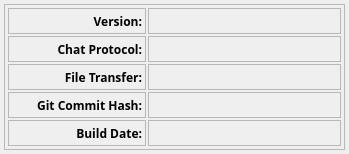
<?xml version="1.0" encoding="UTF-8"?>
<ui version="4.0">
 <class>About</class>
 <widget class="QDialog" name="About">
  <property name="enabled">
   <bool>true</bool>
  </property>
  <property name="geometry">
   <rect>
    <x>0</x>
    <y>0</y>
     <width>349</width>
     <height>154</height>
    </rect>
   </property>
   <property name="sizePolicy">
    <sizepolicy hsizetype="MinimumExpanding" vsizetype="MinimumExpanding">
     <horstretch>0</horstretch>
     <verstretch>0</verstretch>
    </sizepolicy>
   </property>
   <property name="minimumSize">
    <size>
     <width>349</width>
     <height>154</height>
    </size>
   </property>
   <property name="maximumSize">
    <size>
     <width>349</width>
     <height>154</height>
    </size>
   </property>
  <property name="sizeIncrement">
   <size>
    <width>0</width>
    <height>0</height>
   </size>
  </property>
  <property name="font">
   <font>
    <pointsize>9</pointsize>
   </font>
  </property>
  <property name="windowTitle">
   <string>About I2PChat</string>
  </property>
  <property name="windowIcon">
   <iconset resource="resourcen.qrc">
    <normaloff>:/icons/about.svg</normaloff>:/icons/about.svg</iconset>
  </property>
  <property name="locale">
   <locale language="English" country="UnitedStates"/>
  </property>
  <property name="modal">
   <bool>false</bool>
  </property>
  <widget class="QFrame" name="frame">
   <property name="geometry">
    <rect>
     <x>4</x>
     <y>4</y>
    <width>341</width>
    <height>146</height>
   </rect>
  </property>
  <property name="minimumSize">
   <size>
    <width>341</width>
    <height>146</height>
   </size>
  </property>
  <property name="maximumSize">
   <size>
    <width>341</width>
    <height>146</height>
   </size>
  </property>
   <property name="frameShape">
    <enum>QFrame::StyledPanel</enum>
   </property>
   <property name="frameShadow">
    <enum>QFrame::Raised</enum>
   </property>
   <widget class="QWidget" name="layoutWidget1">
    <property name="geometry">
     <rect>
      <x>4</x>
      <y>4</y>
      <width>333</width>
      <height>140</height>
     </rect>
    </property>
    <layout class="QGridLayout" name="gridLayout_2" columnstretch="0,10">
     <property name="sizeConstraint">
      <enum>QLayout::SetMaximumSize</enum>
     </property>
     <property name="spacing">
      <number>2</number>
     </property>
     <item row="0" column="0" alignment="Qt::AlignRight">
      <widget class="QLabel" name="label">
       <property name="minimumSize">
        <size>
         <width>138</width>
         <height>26</height>
        </size>
       </property>
       <property name="maximumSize">
        <size>
         <width>138</width>
         <height>26</height>
        </size>
       </property>
       <property name="baseSize">
        <size>
         <width>100</width>
         <height>0</height>
        </size>
       </property>
       <property name="font">
        <font>
         <family>Sans Serif</family>
         <pointsize>9</pointsize>
         <weight>75</weight>
         <bold>true</bold>
        </font>
       </property>
       <property name="autoFillBackground">
        <bool>true</bool>
       </property>
       <property name="frameShape">
        <enum>QFrame::StyledPanel</enum>
       </property>
       <property name="frameShadow">
        <enum>QFrame::Raised</enum>
       </property>
       <property name="text">
        <string>Version:</string>
       </property>
       <property name="alignment">
        <set>Qt::AlignRight|Qt::AlignTrailing|Qt::AlignVCenter</set>
       </property>
       <property name="margin">
        <number>4</number>
       </property>
      </widget>
     </item>
     <item row="0" column="1">
      <widget class="QLabel" name="label_9">
       <property name="minimumSize">
        <size>
         <width>0</width>
         <height>26</height>
        </size>
       </property>
       <property name="maximumSize">
        <size>
         <width>16777215</width>
         <height>26</height>
        </size>
       </property>
       <property name="autoFillBackground">
        <bool>true</bool>
       </property>
       <property name="frameShape">
        <enum>QFrame::StyledPanel</enum>
       </property>
       <property name="frameShadow">
        <enum>QFrame::Raised</enum>
       </property>
       <property name="text">
        <string>&lt;app version&gt;</string>
       </property>
       <property name="margin">
        <number>4</number>
       </property>
      </widget>
     </item>
     <item row="1" column="0" alignment="Qt::AlignRight">
      <widget class="QLabel" name="label_2">
       <property name="minimumSize">
        <size>
         <width>138</width>
         <height>26</height>
        </size>
       </property>
       <property name="maximumSize">
        <size>
         <width>138</width>
         <height>26</height>
        </size>
       </property>
       <property name="baseSize">
        <size>
         <width>100</width>
         <height>0</height>
        </size>
       </property>
       <property name="font">
        <font>
         <family>Sans Serif</family>
         <pointsize>9</pointsize>
         <weight>75</weight>
         <bold>true</bold>
        </font>
       </property>
       <property name="autoFillBackground">
        <bool>true</bool>
       </property>
       <property name="frameShape">
        <enum>QFrame::StyledPanel</enum>
       </property>
       <property name="frameShadow">
        <enum>QFrame::Raised</enum>
       </property>
       <property name="text">
        <string>Chat Protocol:</string>
       </property>
       <property name="alignment">
        <set>Qt::AlignRight|Qt::AlignTrailing|Qt::AlignVCenter</set>
       </property>
       <property name="margin">
        <number>4</number>
       </property>
      </widget>
     </item>
     <item row="2" column="0" alignment="Qt::AlignRight">
      <widget class="QLabel" name="label_6">
       <property name="minimumSize">
        <size>
         <width>138</width>
         <height>26</height>
        </size>
       </property>
       <property name="maximumSize">
        <size>
         <width>138</width>
         <height>26</height>
        </size>
       </property>
       <property name="baseSize">
        <size>
         <width>120</width>
         <height>0</height>
        </size>
       </property>
       <property name="font">
        <font>
         <family>Sans Serif</family>
         <pointsize>9</pointsize>
         <weight>75</weight>
         <bold>true</bold>
        </font>
       </property>
       <property name="autoFillBackground">
        <bool>true</bool>
       </property>
       <property name="frameShape">
        <enum>QFrame::StyledPanel</enum>
       </property>
       <property name="frameShadow">
        <enum>QFrame::Raised</enum>
       </property>
       <property name="text">
        <string>File Transfer:</string>
       </property>
       <property name="alignment">
        <set>Qt::AlignRight|Qt::AlignTrailing|Qt::AlignVCenter</set>
       </property>
       <property name="margin">
        <number>4</number>
       </property>
      </widget>
     </item>

     <item row="2" column="1">
      <widget class="QLabel" name="label_supportedVersion">
       <property name="minimumSize">
        <size>
         <width>0</width>
         <height>26</height>
        </size>
       </property>
       <property name="maximumSize">
        <size>
         <width>16777215</width>
         <height>26</height>
        </size>
       </property>
       <property name="autoFillBackground">
        <bool>true</bool>
       </property>
       <property name="frameShape">
        <enum>QFrame::StyledPanel</enum>
       </property>
       <property name="frameShadow">
        <enum>QFrame::Raised</enum>
       </property>
       <property name="text">
        <string>&lt;protocol values&gt;</string>
       </property>
       <property name="margin">
        <number>4</number>
       </property>
      </widget>
     </item>
     <item row="1" column="1">
      <widget class="QLabel" name="label_10">
       <property name="minimumSize">
        <size>
         <width>0</width>
         <height>26</height>
        </size>
       </property>
       <property name="maximumSize">
        <size>
         <width>16777215</width>
         <height>26</height>
        </size>
       </property>
       <property name="autoFillBackground">
        <bool>true</bool>
       </property>
       <property name="frameShape">
        <enum>QFrame::StyledPanel</enum>
       </property>
       <property name="frameShadow">
        <enum>QFrame::Raised</enum>
       </property>
       <property name="text">
        <string>&lt;protocol version&gt;</string>
       </property>
       <property name="margin">
        <number>4</number>
       </property>
      </widget>
     </item>
      <item row="4" column="1">
       <widget class="QLabel" name="label_dateCompile">
       <property name="minimumSize">
        <size>
         <width>0</width>
         <height>26</height>
        </size>
       </property>
       <property name="maximumSize">
        <size>
         <width>16777215</width>
         <height>26</height>
        </size>
       </property>
       <property name="autoFillBackground">
        <bool>true</bool>
       </property>
       <property name="frameShape">
        <enum>QFrame::StyledPanel</enum>
       </property>
       <property name="frameShadow">
        <enum>QFrame::Raised</enum>
       </property>
       <property name="text">
        <string>&lt;date built&gt;</string>
       </property>
       <property name="margin">
        <number>4</number>
       </property>
      </widget>
     </item>
      <item row="3" column="0" alignment="Qt::AlignRight">
       <widget class="QLabel" name="label_7">
       <property name="minimumSize">
        <size>
         <width>138</width>
         <height>26</height>
        </size>
       </property>
       <property name="maximumSize">
        <size>
         <width>138</width>
         <height>26</height>
        </size>
       </property>
       <property name="baseSize">
        <size>
         <width>100</width>
         <height>0</height>
        </size>
       </property>
       <property name="font">
        <font>
         <family>Sans Serif</family>
         <pointsize>9</pointsize>
         <weight>75</weight>
         <bold>true</bold>
        </font>
       </property>
       <property name="autoFillBackground">
        <bool>true</bool>
       </property>
       <property name="frameShape">
        <enum>QFrame::StyledPanel</enum>
       </property>
       <property name="frameShadow">
        <enum>QFrame::Raised</enum>
       </property>
       <property name="text">
        <string>Git Commit Hash:</string>
       </property>
       <property name="alignment">
        <set>Qt::AlignRight|Qt::AlignTrailing|Qt::AlignVCenter</set>
       </property>
       <property name="margin">
        <number>4</number>
       </property>
      </widget>
     </item>
      <item row="4" column="0" alignment="Qt::AlignRight">
       <widget class="QLabel" name="label_3">
       <property name="minimumSize">
        <size>
         <width>138</width>
         <height>26</height>
        </size>
       </property>
       <property name="maximumSize">
        <size>
         <width>138</width>
         <height>26</height>
        </size>
       </property>
       <property name="baseSize">
        <size>
         <width>100</width>
         <height>0</height>
        </size>
       </property>
       <property name="font">
        <font>
         <family>Sans Serif</family>
         <pointsize>9</pointsize>
         <weight>75</weight>
         <bold>true</bold>
        </font>
       </property>
       <property name="autoFillBackground">
        <bool>true</bool>
       </property>
       <property name="frameShape">
        <enum>QFrame::StyledPanel</enum>
       </property>
       <property name="frameShadow">
        <enum>QFrame::Raised</enum>
       </property>
       <property name="text">
        <string>Build Date:</string>
       </property>
       <property name="alignment">
        <set>Qt::AlignRight|Qt::AlignTrailing|Qt::AlignVCenter</set>
       </property>
       <property name="margin">
        <number>4</number>
       </property>
      </widget>
     </item>
      <item row="3" column="1">
       <widget class="QLabel" name="gitCommitHashTextBrowser">
       <property name="minimumSize">
        <size>
         <width>0</width>
         <height>26</height>
        </size>
       </property>
       <property name="maximumSize">
        <size>
         <width>16777215</width>
         <height>26</height>
        </size>
       </property>
       <property name="autoFillBackground">
        <bool>true</bool>
       </property>
       <property name="frameShape">
        <enum>QFrame::StyledPanel</enum>
       </property>
       <property name="frameShadow">
        <enum>QFrame::Raised</enum>
       </property>
       <property name="text">
        <string/>
       </property>
       <property name="margin">
        <number>4</number>
       </property>
      </widget>
     </item>
    </layout>
   </widget>
  </widget>
 </widget>
 <resources>
  <include location="resourcen.qrc"/>
 </resources>
 <connections/>
</ui>
